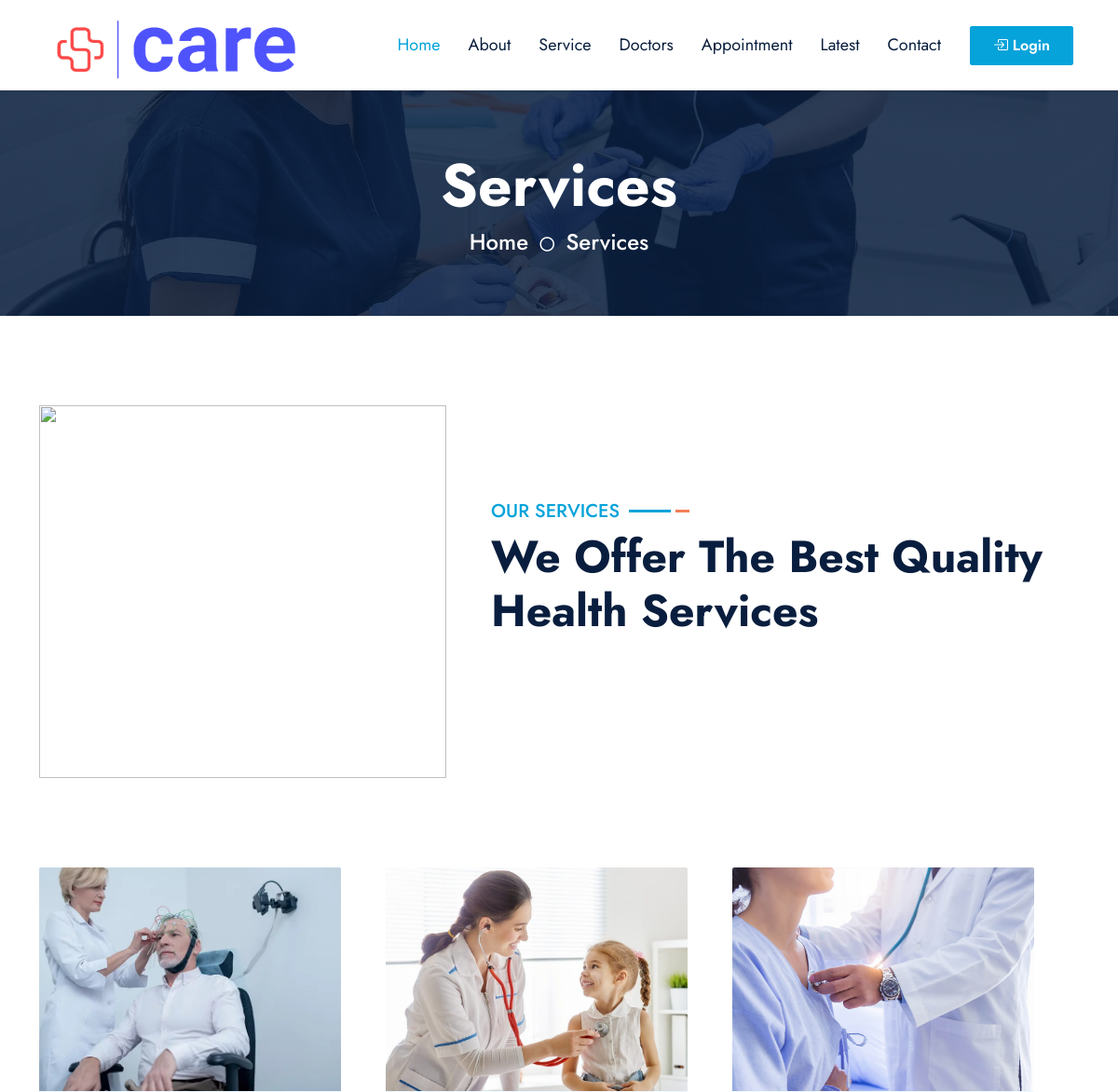
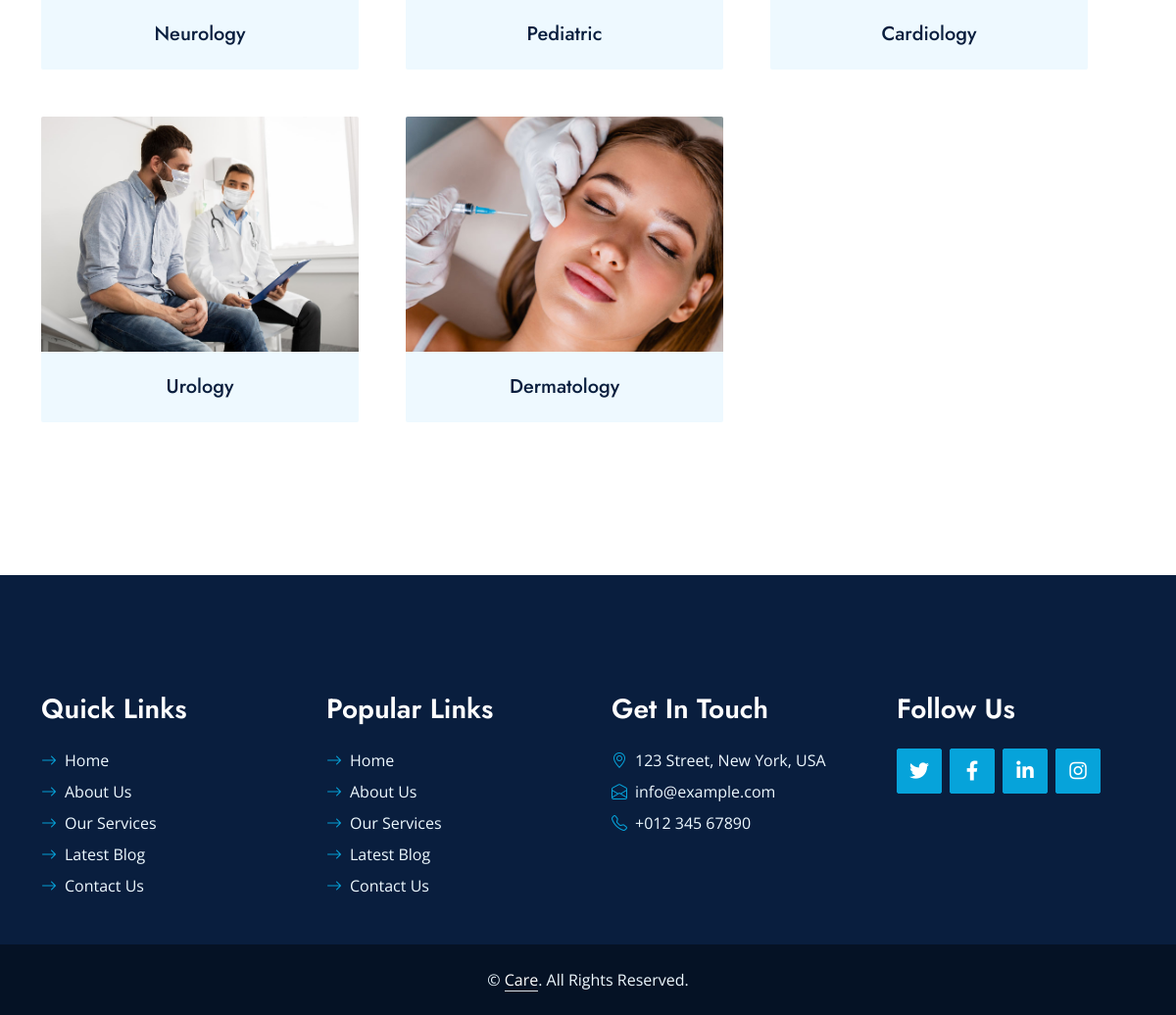
Page /userside/service.php on the committed database (2 pictures, top to bottom).
### tables this page shows
CREATE TABLE `services` (
  `service_id` int(11) NOT NULL,
  `service_name` varchar(200) NOT NULL,
  `status` int(11) NOT NULL,
  `image` varchar(500) NOT NULL
);

### userside/service.php (the view, shortened to what this page needs)
<?php
include("../admin/connection.php");
$select_service = "SELECT * FROM `services` where status = 0";
$run_select_service = mysqli_query($connection, $select_service);
?>
<!DOCTYPE html>
<html lang="en">
<head>
    <link href="https://cdnjs.cloudflare.com/ajax/libs/font-awesome/5.10.0/css/all.min.css" rel="stylesheet">
    <link href="https://cdn.jsdelivr.net/npm/bootstrap-icons@1.4.1/font/bootstrap-icons.css" rel="stylesheet">
    <link href="lib/owlcarousel/assets/owl.carousel.min.css" rel="stylesheet">
    <link href="lib/animate/animate.min.css" rel="stylesheet">
    <link href="lib/tempusdominus/css/tempusdominus-bootstrap-4.min.css" rel="stylesheet" />
    <link href="lib/twentytwenty/twentytwenty.css" rel="stylesheet" />
    <link href="css/bootstrap.min.css" rel="stylesheet">
    <link href="css/style.css" rel="stylesheet">
</head>
<body>
    <?php include("navbar.php"); ?>
    <div class="container-fluid bg-primary py-5 hero-header mb-5">
        <div class="row py-3">
            <div class="col-12 text-center">
                <h1 class="display-3 text-white animated zoomIn">Services</h1>
                <a href="" class="h4 text-white">Home</a>
                <i class="far fa-circle text-white px-2"></i>
                <a href="" class="h4 text-white">Services</a>
            </div>
        </div>
    </div>
    <div class="container-fluid py-5 wow fadeInUp" data-wow-delay="0.1s">
        <div class="container">
            <div class="row g-5 mb-5">
                <div class="col-lg-5 wow zoomIn" data-wow-delay="0.3s" style="min-height: 400px;">
                    <div class=" position-relative h-100">
                        <img class=" w-100 h-100"
                            src="https://img.freepik.com/free-photo/attractive-female-doctor-standing-with-documents-hospital_1303-20688.jpg"
                            style="object-fit: cover;">
                    </div>
                </div>
                <div class="col-lg-7 justify-content-center align-self-center">
                    <div class="section-title mb-5 ">
                        <h5 class="position-relative d-inline-block text-primary text-uppercase">Our Services</h5>
                        <h1 class="display-5 mb-0">We Offer The Best Quality Health Services</h1>
                    </div>
                </div>
                <div class="row g-5">
                    <?php while ($row_service = mysqli_fetch_array($run_select_service)) {
                        ?>
                        <div class="col-md-4 service-item wow zoomIn" data-wow-delay="0.6s">
                            <div class="rounded-top overflow-hidden">
                                <img class="img-fluid w-100" src="<?php echo $row_service['image']; ?>" alt=""
                                    style="object-fit: cover; height: 240px;">
                            </div>
                            <div class="position-relative bg-light rounded-bottom text-center p-4">
                                <h5 class="m-0">
                                    <?php echo $row_service['service_name']; ?>
                                </h5>
                            </div>
                        </div>
                    <?php }
                    ; ?>
                </div>
            </div>
        </div>
    </div>
    <?php
include('footer.php');
?>
</body>
</html>

### userside/css/style.css (style rules this page uses)
:root { --primary: #06A3DA; --secondary: #F57E57; --light: #EEF9FF; --dark: #091E3E; }
h1, h2, .font-weight-bold { font-weight: 700 !important; }
h5, h6, .font-weight-medium { font-weight: 500 !important; }
.section-title h5::before { position: absolute; content: ""; width: 45px; height: 3px; right: -55px; bottom: 11px; background: var(--primary); }
.section-title h5::after { position: absolute; content: ""; width: 15px; height: 3px; right: -75px; bottom: 11px; background: var(--secondary); }
.hero-header { background: linear-gradient(rgba(9, 30, 62, .85), rgba(9, 30, 62, .85)), url(../img/carousel-1.jpg) center center no-repeat; background-size: cover; }
.service-item img, .service-item .bg-light, .service-item .bg-light h5, .team-item .team-text { transition: .5s; }
.team-item .team-text::after, .service-item .bg-light::after { position: absolute; content: ""; top: 50%; bottom: 0; left: 15px; right: 15px; border-radius:100px / 15px; box-shadow: 0 0 15px rgba(0, 0, 0, .7); opacity: 0; transition: .5s; z-index: -1; }

### rows in the picture
services: image (picture), service_name "Neurology"
services: image (picture), service_name "Pediatric"
services: image (picture), service_name "Cardiology"
services: image (picture), service_name "Urology"
services: image (picture), service_name "Dermatology"
